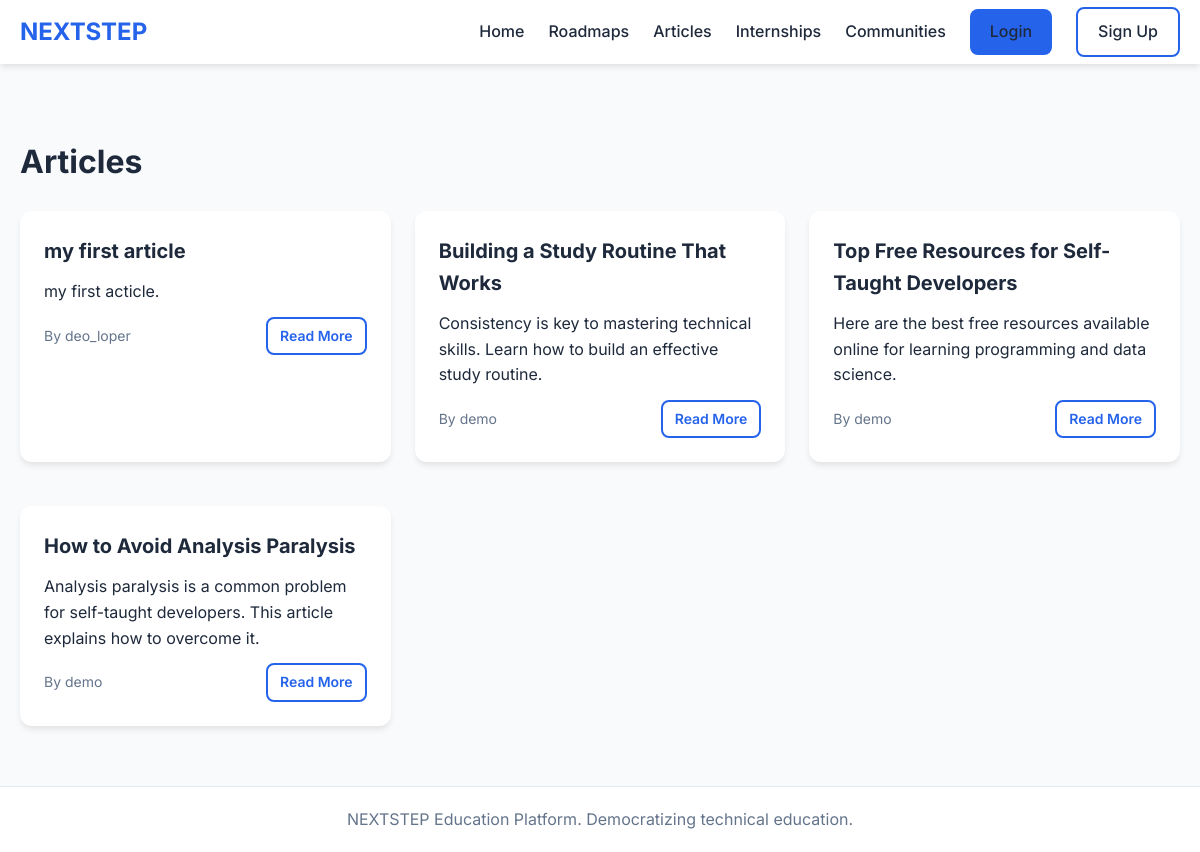
The app's page /articles/ with its own data.
### articles/models.py (models this page shows, shortened)
class Article(models.Model):
    title = models.CharField(max_length=200)
    content = models.TextField()
    author = models.ForeignKey(User, on_delete=models.CASCADE, related_name='articles')
    created_at = models.DateTimeField(auto_now_add=True)
    updated_at = models.DateTimeField(auto_now=True)
    is_published = models.BooleanField(default=True)
    class Meta:
        ordering = ['-created_at']

### articles/views.py (the view)
# urls.py: path('', views.article_list, name='article_list'),
def article_list(request):
    articles = Article.objects.filter(is_published=True)
    return render(request, 'articles/list.html', {'articles': articles})

### templates/articles/list.html (shortened to what this page needs)
{% extends 'base.html' %}
{% block content %}
<div class="container" style="margin-top: 32px;">
    <div style="display: flex; justify-content: space-between; align-items: center; margin-bottom: 24px;">
        <h1>Articles</h1>
    </div>
    <div class="grid">
        {% for article in articles %}
        <div class="card">
            <h3 class="card-title">{{ article.title }}</h3>
            <p>{{ article.content|truncatewords:25 }}</p>
            <div style="display: flex; justify-content: space-between; align-items: center; margin-top: 12px;">
                <span style="font-size: 0.875rem; color: var(--text-light);">By {{ article.author.username }}</span>
                <a href="{% url 'article_detail' article.pk %}" class="btn btn-outline btn-sm">Read More</a>
            </div>
        </div>
        {% empty %}
        <p>No articles available yet.</p>
        {% endfor %}
    </div>
</div>
{% endblock %}

### static/css/style.css (style rules this page uses)
:root { --primary: #2563eb; --primary-dark: #1d4ed8; --secondary: #10b981; --danger: #ef4444; --warning: #f59e0b; --bg: #f8fafc; --card-bg: #ffffff; --text: #1e293b; --text-light: #64748b; --border: #e2e8f0; --shadow: 0 4px 6px -1px rgba(0, 0, 0, 0.1); --radius: 12px; }
* { margin: 0; padding: 0; box-sizing: border-box; }
body { font-family: 'Inter', sans-serif; background-color: var(--bg); color: var(--text); line-height: 1.6; }
.container { max-width: 1200px; margin: 0 auto; padding: 0 20px; }
.btn { display: inline-block; padding: 10px 20px; border-radius: 8px; font-weight: 600; text-decoration: none; cursor: pointer; border: none; transition: all 0.2s; }
.btn-outline { border: 2px solid var(--primary); color: var(--primary); background: transparent; }
.btn-sm { padding: 6px 12px; font-size: 0.875rem; }
.card { background: var(--card-bg); border-radius: var(--radius); box-shadow: var(--shadow); padding: 24px; margin-bottom: 20px; }
.card-title { font-size: 1.25rem; font-weight: 700; margin-bottom: 12px; }
.grid { display: grid; grid-template-columns: repeat(auto-fill, minmax(300px, 1fr)); gap: 24px; margin-top: 24px; }

### records on screen
Article: title "my first article", content "my first acticle.", author.username "deo_loper"
Article: title "Building a Study Routine That Works", content "Consistency is key to mastering technical skills. Learn how to build an effective study routine.", author.username "demo"
Article: title "Top Free Resources for Self-Taught Developers", content "Here are the best free resources available online for learning programming and data science.", author.username "demo"
Article: title "How to Avoid Analysis Paralysis", content "Analysis paralysis is a common problem for self-taught developers. This article explains how to overcome it.", author.username "demo"
